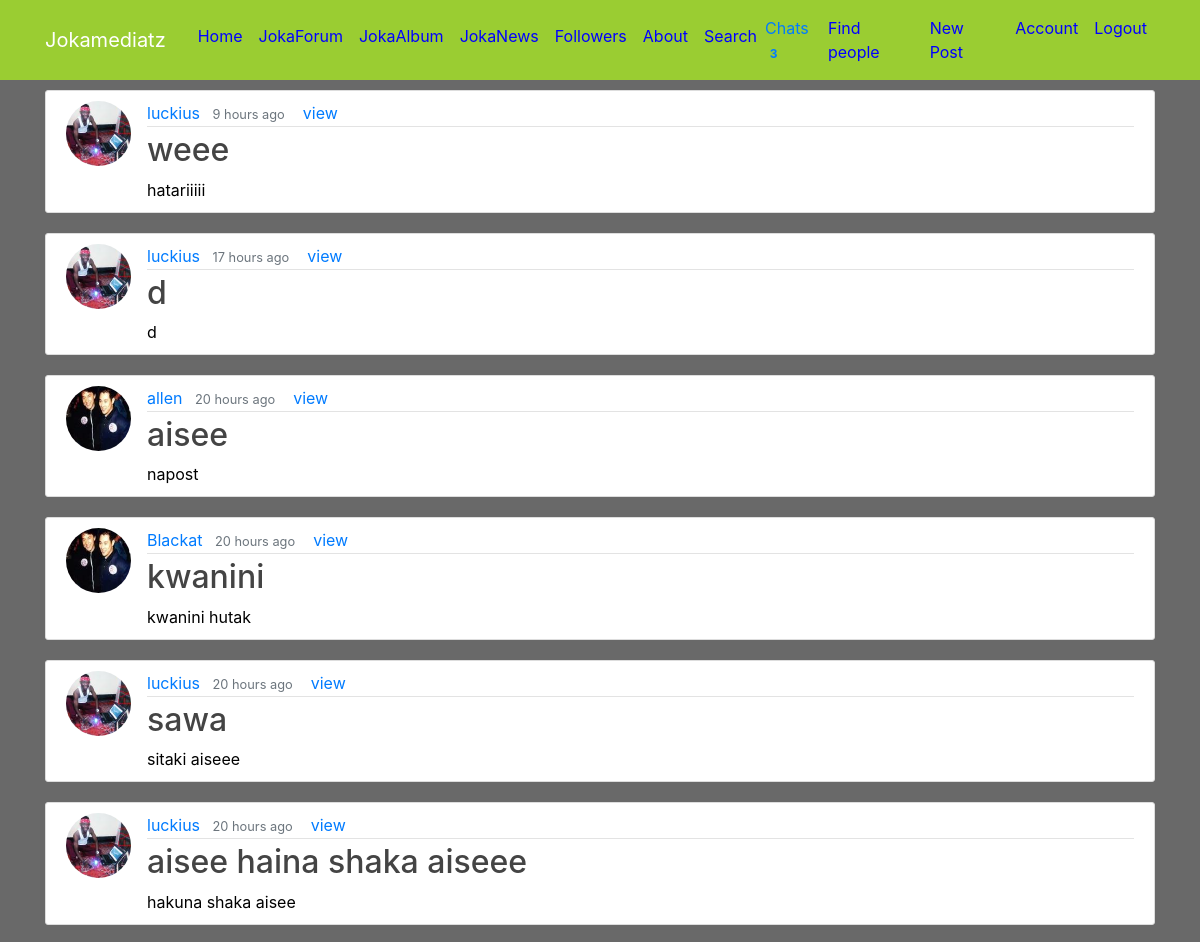
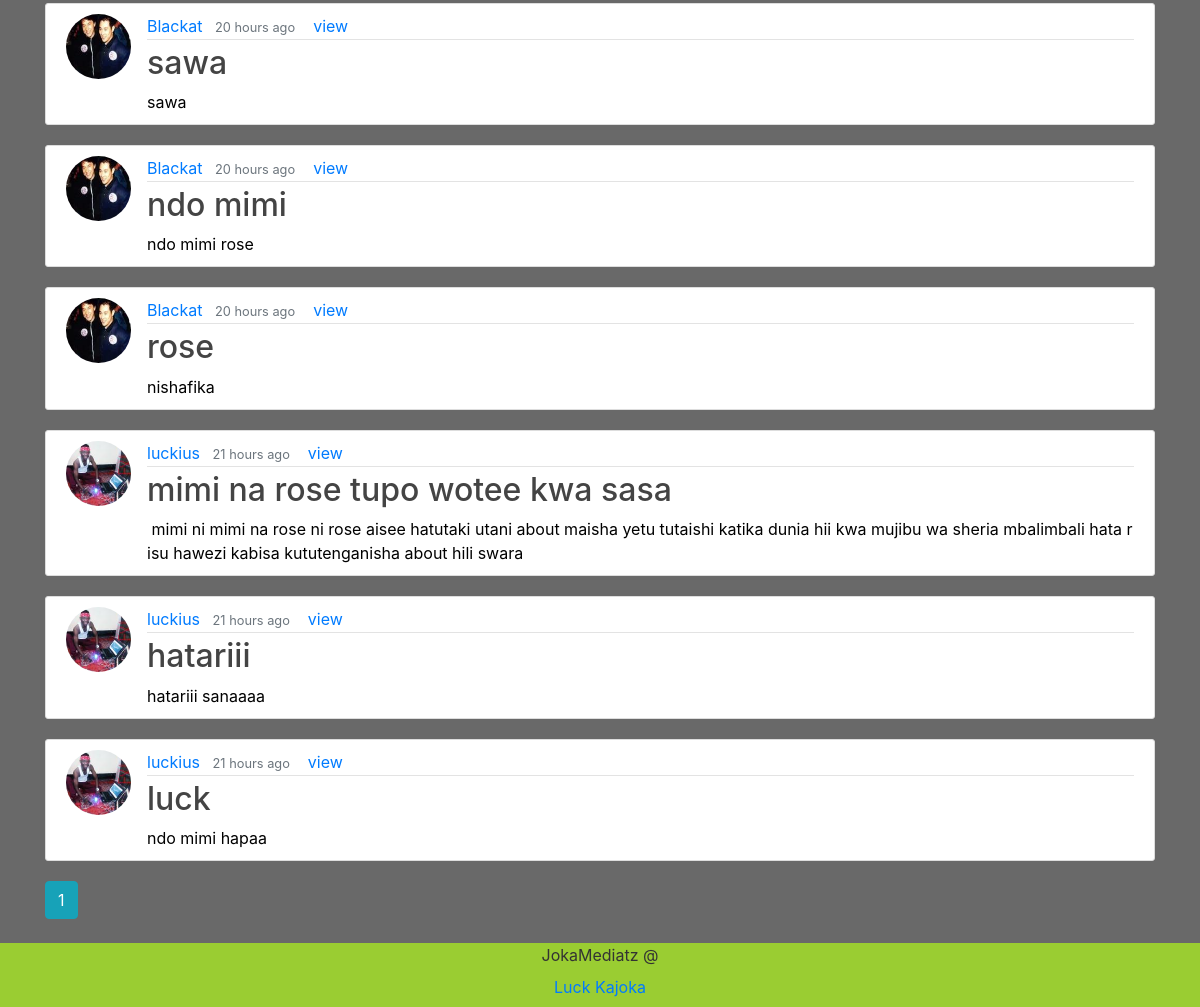
/home (signed in), run on the app's committed database (2 pictures, top to bottom).
### flaskblog/models.py (models this page shows, shortened)
class Post(db.Model):
    __searchable__ = ['title','content']
    id = db.Column(db.Integer, primary_key=True)
    title = db.Column(db.String(100), nullable=False)
    date_posted = db.Column(db.DateTime, nullable=False, default=datetime.utcnow)
    content = db.Column(db.Text, nullable=False)
    user_id = db.Column(db.Integer, db.ForeignKey('user.id'), nullable=False)

class User(db.Model, UserMixin):
    __searchable__ = ['username']
    id = db.Column(db.Integer, primary_key=True)
    last_seen = db.Column(db.DateTime)
    joined_day = db.Column(db.DateTime, default=datetime.utcnow)
    username = db.Column(db.String(20), unique=True, nullable=False)
    email = db.Column(db.String(120), unique=True, nullable=False)
    image_file = db.Column(db.String(20), nullable=False, default='default.jpg')
    password = db.Column(db.String(60), nullable=False)
    posts = db.relationship('Post', backref='author', lazy=True)
    messages = db.relationship('Messages', backref='author', lazy=True)
    games = db.relationship('Games', backref='author', lazy=True)
    education = db.relationship('Education', backref='author', lazy=True)
    jokanews = db.relationship('Jokanews', backref='author', lazy=True)
    bussnes = db.relationship('Bussnes', backref='author', lazy=True)
    gamescmt = db.relationship('Gamescmt', backref='author', lazy=True)
    bussnescmt = db.relationship('Bussnescmt', backref='author', lazy=True)
    educationcmt = db.relationship('Educationcmt', backref='author', lazy=True)
    notifications = db.relationship('Notification', backref='user',lazy='dynamic')
    messages_sent = db.relationship('Pvtmessage',foreign_keys='Pvtmessage.sender_id', backref='author', lazy='dynamic')
    messages_received = db.relationship('Pvtmessage', foreign_keys='Pvtmessage.recipient_id', backref='recipient', lazy='dynamic')
    last_message_read_time = db.Column(db.DateTime)
    def new_messages(self):
        last_read_time = self.last_message_read_time or datetime(1900, 1, 1)
        return Pvtmessage.query.filter_by(recipient=self).filter(
            Pvtmessage.timestamp > last_read_time).count()
    followed = db.relationship(
         'User', secondary=followers,
         primaryjoin=(followers.c.follower_id == id),
         secondaryjoin=(followers.c.followed_id == id),
         backref=db.backref('followers', lazy='dynamic'), lazy='dynamic')

### flaskblog/routes.py (the view)
@app.route("/")
@app.route("/home")
@login_required
def home():
    page = request.args.get('page', 1, type=int)
    posts = Post.query.order_by(Post.date_posted.desc()).paginate(page=page, per_page=50)
    return render_template('home.html', posts=posts)

### flaskblog/models.py (called while the page is built)
@login_manager.user_loader
def load_user(user_id):
    return User.query.get(int(user_id))

### flaskblog/templates/home.html
{% extends "layout.html" %}
{% block content %}
    {% for post in posts.items %}
        <article class="media content-section">
          <img class="rounded-circle article-img" src="{{ url_for('static', filename='profile_pics/' + post.author.image_file) }}">
          <div class="media-body">
            <div class="article-metadata">
              <a class="mr-2" href="{{ url_for('user_posts', username=post.author.username) }}">{{ post.author.username }}</a>
              <small class="text-muted">{{ moment(post.date_posted).fromNow() }}</small>
              <a class="mr-2" href="{{ url_for('post', post_id=post.id) }}">&nbsp &nbspview</a>
            </div>
            <h2><a class="article-title" href="{{ url_for('post', post_id=post.id) }}">{{ post.title }}</a></h2>
            <div class="post">{{ post.content }}</div>
          </div>
        </article>
    {% endfor %}
    {% for page_num in posts.iter_pages(left_edge=1, right_edge=1, left_current=1, right_current=2) %}
      {% if page_num %}
        {% if posts.page == page_num %}
          <a class="btn btn-info mb-4" href="{{ url_for('home', page=page_num) }}">{{ page_num }}</a>
        {% else %}
          <a class="btn btn-outline-info mb-4" href="{{ url_for('home', page=page_num) }}">{{ page_num }}</a>
        {% endif %}
      {% else %}
        ...
      {% endif %}
    {% endfor %}
{% endblock content %}

### flaskblog/static/main.css (style rules this page uses)
body { background: #696969; color: #333333; margin-top: 5rem; position: relative; display:flex; flex-direction:column; }
h1, h2, h3, h4, h5, h6 { color: #444444; }
.content-section { background: #ffffff; padding: 10px 20px; border: 1px solid #dddddd; border-radius: 3px; margin-bottom: 20px; overflow: hidden; }
.article-title { color: #444444; white-space: pre-wrap; word-break: break-all; overflow-wrap: break-word; }
.media-body { overflow-wrap: break-word; }
.post { white-space: pre-wrap; word-break: break-all; overflow-wrap: break-word; color: #000; }
.article-img { height: 65px; width: 65px; margin-right: 16px; }
.article-metadata { padding-bottom: 1px; margin-bottom: 4px; border-bottom: 1px solid #e3e3e3 }
html, body { height:100%; margin:0; }

### data on the page
Post: image_file (picture), author.username "luckius", date_posted "9 hours ago", title "weee", content "hatariiiii"
Post: image_file (picture), author.username "luckius", date_posted "17 hours ago", title "d", content "d"
Post: image_file (picture), author.username "allen", date_posted "20 hours ago", title "aisee", content "napost"
Post: image_file (picture), author.username "Blackat", date_posted "20 hours ago", title "kwanini", content "kwanini hutak"
Post: image_file (picture), author.username "luckius", date_posted "20 hours ago", title "sawa", content "sitaki aiseee"
Post: image_file (picture), author.username "luckius", date_posted "20 hours ago", title "aisee haina shaka aiseee", content "hakuna shaka aisee"
Post: image_file (picture), author.username "Blackat", date_posted "20 hours ago", title "sawa", content "sawa"
Post: image_file (picture), author.username "Blackat", date_posted "20 hours ago", title "ndo mimi", content "ndo mimi rose"
Post: image_file (picture), author.username "Blackat", date_posted "20 hours ago", title "rose", content "nishafika"
Post: image_file (picture), author.username "luckius", date_posted "21 hours ago", title "mimi na rose tupo wotee kwa sasa", content "mimi ni mimi na rose ni rose aisee hatutaki utani about maisha yetu tutaishi katika dunia hii kwa mujibu wa sheria mbalimbali hata risu hawezi kabisa kututenganisha about hili swara"
Post: image_file (picture), author.username "luckius", date_posted "21 hours ago", title "hatariii", content "hatariii sanaaaa"
Post: image_file (picture), author.username "luckius", date_posted "21 hours ago", title "luck", content "ndo mimi hapaa"

### other printed values
{{ ('Chats') }} "Chats"
{{ new_messages }} "3"
{{ page_num }} "1"
